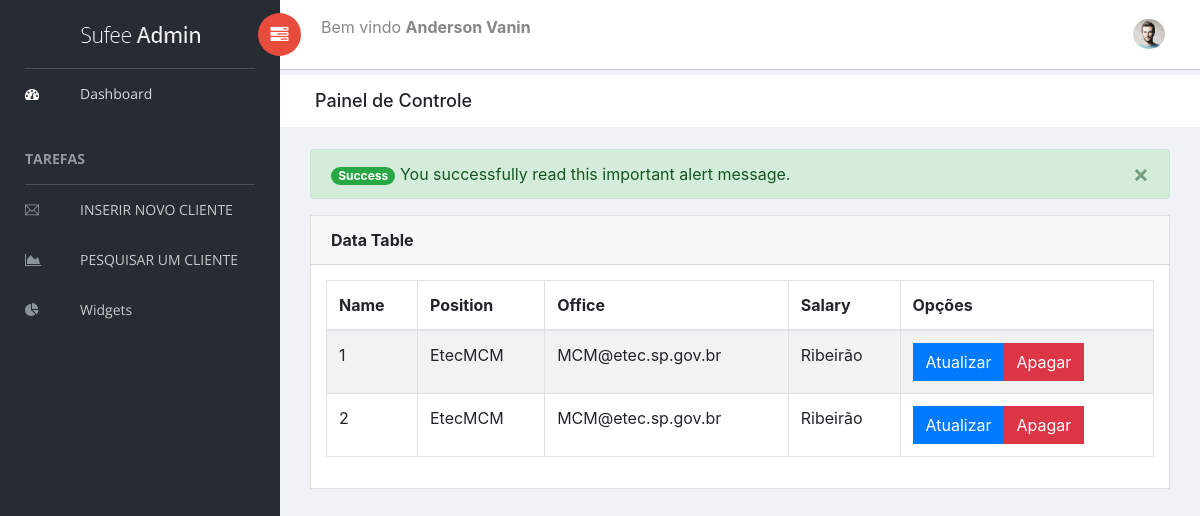
Screenshot of /painel/index.php (signed in) with the database file from the repository.
### tables this page shows
CREATE TABLE `cadastro` (
  `id_cliente` int(11) NOT NULL,
  `nome_cliente` varchar(255) NOT NULL,
  `email_cliente` varchar(255) NOT NULL,
  `cidade_cliente` varchar(255) NOT NULL
);

### painel/index.php (the view, shortened to what this page needs)
<?php
    require('conecta.php');
?>
<!doctype html>
<html class="no-js" lang="en">
<head>
    <link rel="stylesheet" href="vendors/bootstrap/dist/css/bootstrap.min.css">
    <link rel="stylesheet" href="vendors/font-awesome/css/font-awesome.min.css">
    <link rel="stylesheet" href="vendors/themify-icons/css/themify-icons.css">
    <link rel="stylesheet" href="assets/css/style.css">
</head>
<body>
    <aside id="left-panel" class="left-panel">
        <nav class="navbar navbar-expand-sm navbar-default">
            <div class="navbar-header">
                <a class="navbar-brand" href="./"><img src="images/logo.png" alt="Logo"></a>
            </div>
            <div id="main-menu" class="main-menu collapse navbar-collapse">
                <ul class="nav navbar-nav">
                    <li class="active">
                        <a href="index.php"> <i class="menu-icon fa fa-dashboard"></i>Dashboard </a>
                    </li>
                    <h3 class="menu-title">Tarefas</h3>
                    <li>
                        <a href="#"> <i class="menu-icon ti-email"></i>INSERIR NOVO CLIENTE</a>
                    </li>
                    <li>
                        <a href="#"> <i class="menu-icon fa fa-area-chart"></i>PESQUISAR UM CLIENTE</a>
                    </li>
                    <li>
                        <a href="#"> <i class="menu-icon fa fa-pie-chart"></i>Widgets</a>
                    </li>
                </ul>
            </div>
        </nav>
    </aside>
    <div id="right-panel" class="right-panel">
        <header id="header" class="header">
            <div class="header-menu">
                <div class="col-sm-7">
                    <a id="menuToggle" class="menutoggle pull-left"><i class="fa fa fa-tasks"></i></a>
                    <div class="header-left">
                        <p>Bem vindo <b><?php echo $_SESSION['nome']; ?></b></p>
                    </div>
                </div>
                <div class="col-sm-5">
                    <div class="user-area dropdown float-right">
                        <a href="#" class="dropdown-toggle" data-toggle="dropdown" aria-haspopup="true" aria-expanded="false">
                            <img class="user-avatar rounded-circle" src="images/admin.jpg" alt="User Avatar">
                        </a>
                    </div>
                </div>
            </div>
        </header>
        <div class="breadcrumbs">
            <div class="col-sm-4">
                <div class="page-header float-left">
                    <div class="page-title">
                        <h1>Painel de Controle</h1>
                    </div>
                </div>
            </div>
        </div>
        <div class="content mt-3">
            <div class="col-sm-12">
                <div class="alert  alert-success alert-dismissible fade show" role="alert">
                    <span class="badge badge-pill badge-success">Success</span> You successfully read this important alert message.
                    <button type="button" class="close" data-dismiss="alert" aria-label="Close">
                        <span aria-hidden="true">&times;</span>
                    </button>
                </div>
            </div>
            <div class="col-sm-12">
            <div class="card">
                            <div class="card-header">
                                <strong class="card-title">Data Table</strong>
                            </div>
                            <div class="card-body">
                                <table id="bootstrap-data-table-export" class="table table-striped table-bordered">
                                    <thead>
                                        <tr>
                                            <th>Name</th>
                                            <th>Position</th>
                                            <th>Office</th>
                                            <th>Salary</th>
                                            <th>Opções</th>
                                        </tr>
                                    </thead>
                                    <tbody>
                                    <?php
                                        $sql = "SELECT * FROM cadastro";
                                        $consulta = $conexao->query($sql);
                                        while($linha = $consulta->fetch_assoc()){
                                            echo "<tr>";
                                            echo "<td>".$linha['id_cliente']."</td>";
                                            echo "<td>".$linha['nome_cliente']."</td>";
                                            echo "<td>".$linha['email_cliente']."</td>";
                                            echo "<td>".$linha['cidade_cliente']."</td>";
                                            echo "<td>
                                                    <div class='btn-group' role='group' aria-label='Basic mixed styles example'>
                                                        <button type='button' class='btn btn-primary'>Atualizar</button>
                                                        <button type='button' class='btn btn-danger'>Apagar</button>
                                                    </div>
                                                </td>";
                                            echo "</tr>";
                                        }
                                    ?>
                                    </tbody>
                                </table>
                            </div>
                        </div>
            </div>
        </div>
    </div>
</body>
</html>

### rows the page displays
cadastro: id_cliente "1", nome_cliente "EtecMCM", email_cliente "MCM@etec.sp.gov.br", cidade_cliente "Ribeirão"
cadastro: id_cliente "2", nome_cliente "EtecMCM", email_cliente "MCM@etec.sp.gov.br", cidade_cliente "Ribeirão"

### other values shown
$_SESSION['nome'] "Anderson Vanin"
